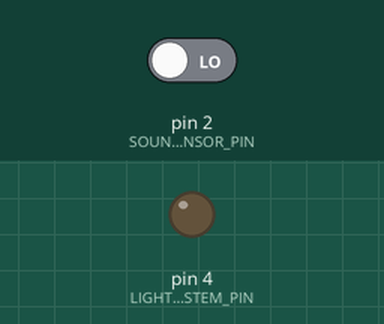
This sketch was run on a simulated Arduino Uno, built with avr-gcc and run on an emulated ATmega328P. Shown: output pins drawn as LEDs (lit = HIGH). The test bench sets the inputs (shaded band); at power-on: pin 2 (SOUND_SENSOR_PIN) LOW.

Above: at 1.2 s.
1.3 s: pin 2 (SOUND_SENSOR_PIN) driven HIGH
At 3.7 s:
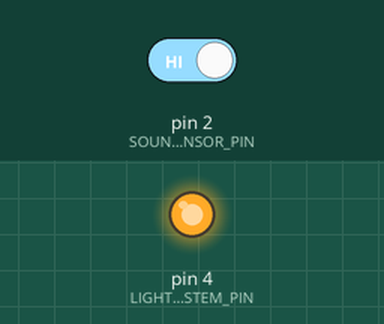
4.3 s: pin 2 (SOUND_SENSOR_PIN) driven LOW
At 5.3 s:
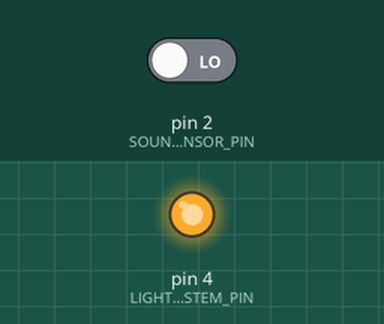
Timing chart, 0 to 7.3 s (numbered marks = the images above; inputs shaded):
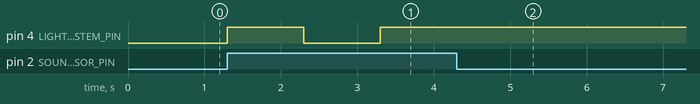

The sketch:

miniature-house-sound-sensor.ino
```cpp
// Define constants pin numbers
const int SOUND_SENSOR_PIN = 2;   // Sound sensor pin connected to D2
const int LIGHT_SYSTEM_PIN = 4;   // House system pin connecetd to D4

// Defince for debounce
const unsigned long debounceDELAY = 1000;   // 1s debounce delay
unsigned long lastSoundTime = 0;            // Timestamp of last sound

void setup() {
  // Set the mode of the pins
  pinMode(SOUND_SENSOR_PIN, INPUT);
  pinMode(LIGHT_SYSTEM_PIN, OUTPUT);
}

void loop() {
  // Read the state of sound sensor
  int soundState = digitalRead(SOUND_SENSOR_PIN);

  // If a sound is detected and debounce delay is elapsed, toggle the lights
  if (soundState == HIGH && millis() - lastSoundTime > debounceDELAY) {
    digitalWrite(LIGHT_SYSTEM_PIN, !digitalRead(LIGHT_SYSTEM_PIN));
    lastSoundTime = millis();   // Update the last sound timestamp
  }
}
```

Measured:
- after the input at 1.3 s, pin 4 (LIGHT_SYSTEM_PIN): LOW → HIGH at once, → LOW 1.0 s later, → HIGH 1.0 s later
- after the input at 4.3 s, pin 4 (LIGHT_SYSTEM_PIN): stops changing and stays HIGH
